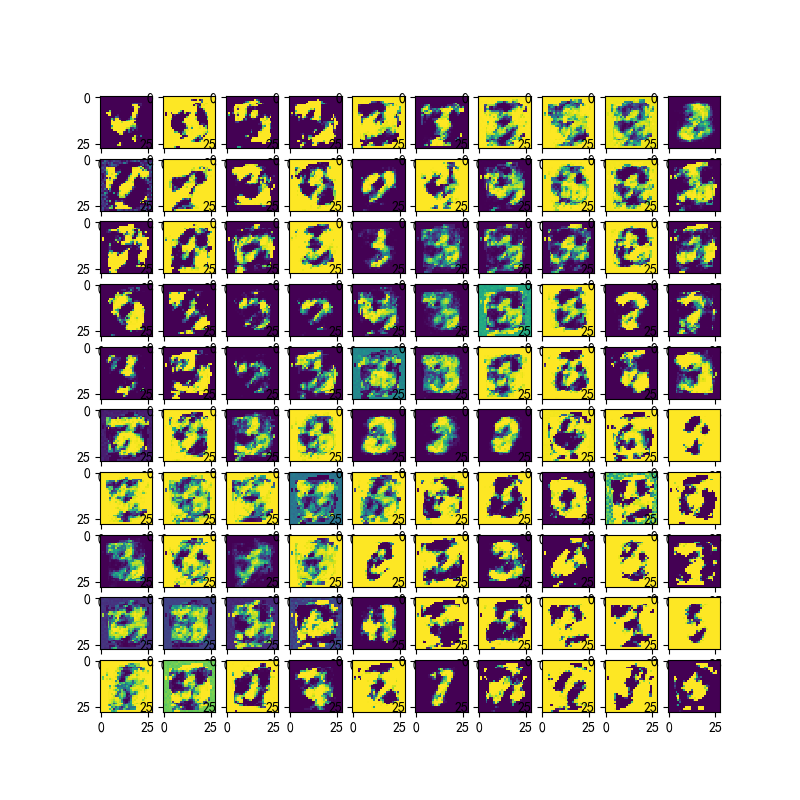
#> input picture python/machineLearning/vae-generate-mnist/gen.png, 800 x 800 px
$ python compressPicture.py ../python/machineLearning/vae-generate-mnist/gen.png
#> lines starting #> are read from the running program, lines starting #| are printed output that depends on the picture
#!/usr/bin/python3

from PIL import Image
import sys

path = sys.argv[1]

with Image.open(path, 'r') as img:
#> img is the input picture: PIL image 800x800 RGBA; mean R, G, B, A 193.9, 187, 169.3, 255
    x, y = img.size
#> x = 800; y = 800
    img.resize((x//2, y//2)).save(path[:-4]+"_compressed"+path[-4:])
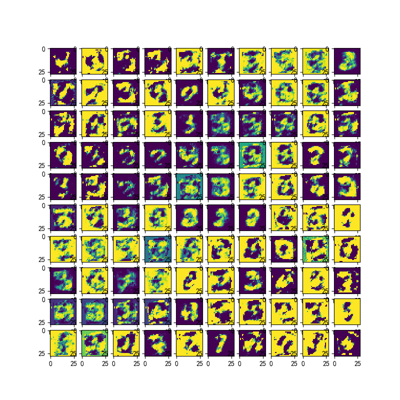
#> saved as gen_compressed.png: PIL image 400x400 RGBA; mean R, G, B, A 193.3, 186.8, 168.9, 255

$ run again, on python/machineLearning/vae-generate-mnist/rec.png
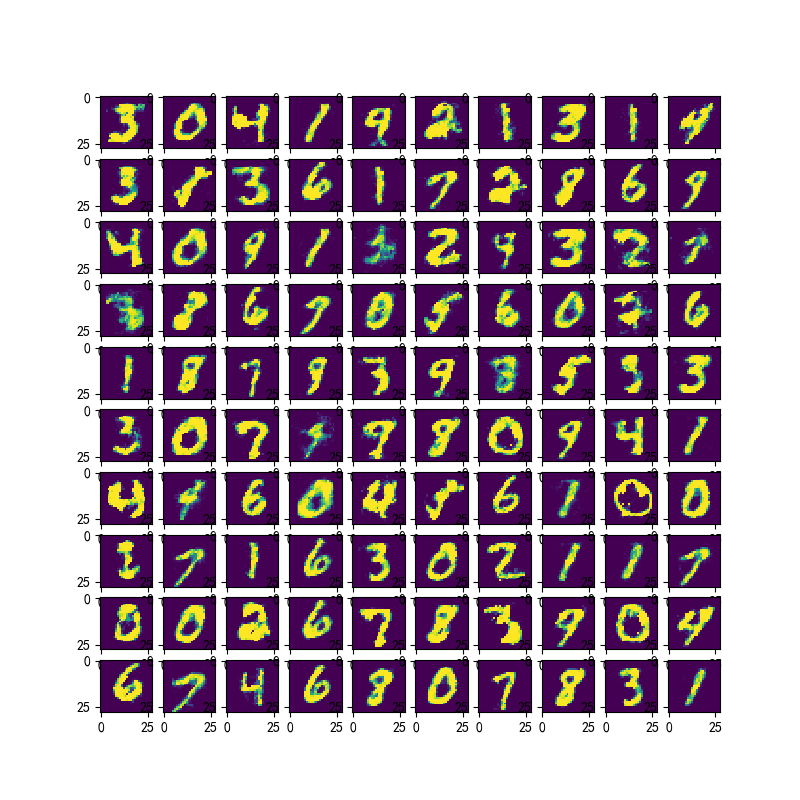
#> input picture python/machineLearning/vae-generate-mnist/rec.png, 800 x 800 px
#> img is the input picture: PIL image 800x800 RGBA; mean R, G, B, A 176.4, 157.9, 172.3, 255
#> `img.resize((x//2, y//2)).save(path[:-4]+"_compressed"+path[-4:])`:
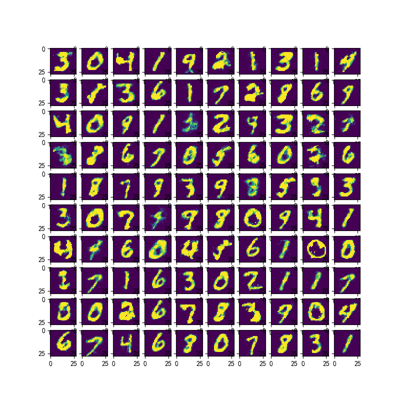
#> saved as rec_compressed.png: PIL image 400x400 RGBA; mean R, G, B, A 175.9, 157.9, 171.8, 255
